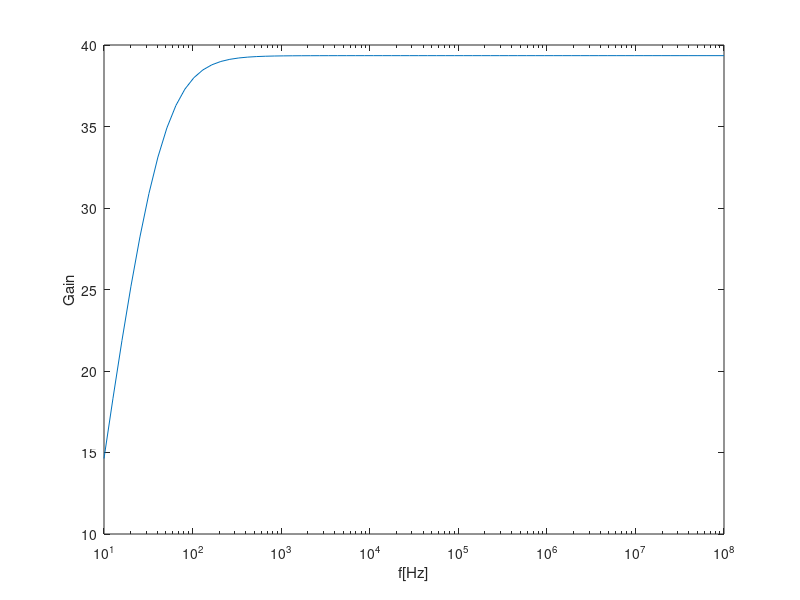

Write the MATLAB code that produced this figure.
%gain stage

VT=25e-3;
BFN=178.7;
VAFN=69.7;
RE1=100;
RC1=400;
RB1=74500;
RB2=20000;
VBEON=0.7;
VCC=12;
RS=100;

RB=1/(1/RB1+1/RB2)
VEQ=RB2/(RB1+RB2)*VCC
IB1=(VEQ-VBEON)/(RB+(1+BFN)*RE1)
IC1=BFN*IB1
IE1=(1+BFN)*IB1
VE1=RE1*IE1
VO1=VCC-RC1*IC1
VCE=VO1-VE1


gm1=IC1/VT
rpi1=BFN/gm1
ro1=VAFN/IC1

RSB=RB*RS/(RB+RS)

AV1 = RSB/RS * RC1*(RE1-gm1*rpi1*ro1)/((ro1+RC1+RE1)*(RSB+rpi1+RE1)+gm1*RE1*ro1*rpi1 - RE1^2)
AVI_DB = 20*log10(abs(AV1))
AV1simple = RB/(RB+RS) * gm1*RC1/(1+gm1*RE1)
AVIsimple_DB = 20*log10(abs(AV1simple))

RE1=0
AV1 = RSB/RS * RC1*(RE1-gm1*rpi1*ro1)/((ro1+RC1+RE1)*(RSB+rpi1+RE1)+gm1*RE1*ro1*rpi1 - RE1^2)
AVI_DB = 20*log10(abs(AV1))
AV1simple =  - RSB/RS * gm1*RC1/(1+gm1*RE1)
AVIsimple_DB = 20*log10(abs(AV1simple))

RE1=100
ZI1 = 1/(1/RB+1/(((ro1+RC1+RE1)*(rpi1+RE1)+gm1*RE1*ro1*rpi1 - RE1^2)/(ro1+RC1+RE1)))
ZX = ro1*((RSB+rpi1)*RE1/(RSB+rpi1+RE1))/(1/(1/ro1+1/(rpi1+RSB)+1/RE1+gm1*rpi1/(rpi1+RSB)))
ZX = ro1*(   1/RE1+1/(rpi1+RSB)+1/ro1+gm1*rpi1/(rpi1+RSB)  )/(   1/RE1+1/(rpi1+RSB) )
ZO1 = 1/(1/ZX+1/RC1)

RE1=0
ZI1 = 1/(1/RB+1/(((ro1+RC1+RE1)*(rpi1+RE1)+gm1*RE1*ro1*rpi1 - RE1^2)/(ro1+RC1+RE1)))
ZO1 = 1/(1/ro1+1/RC1)

%ouput stage
BFP = 227.3;
VAFP = 37.2;
RE2 = 40;
VEBON = 0.7;
VI2 = VO1
IE2 = (VCC-VEBON-VI2)/RE2
IC2 =( BFP/(BFP+1))*IE2
VO2 = VCC - RE2*IE2

gm2 = IC2/VT
go2 = IC2/VAFP
gpi2 = gm2/BFP
ge2 = 1/RE2

AV2 = gm2/(gm2+gpi2+go2+ge2)
ZI2 = (gm2+gpi2+go2+ge2)/gpi2/(gpi2+go2+ge2)
ZO2 = 1/(gm2+gpi2+go2+ge2)


%total
gB = 1/((1/gpi2)+ZO1)
AV = (gB+gm2/gpi2*gB)/(gB+ge2+go2+gm2/gpi2*gB)*AV1
AV_DB = 20*log10(abs(AV))
ZI=ZI1
ZO=1/(go2+gm2/gpi2*gB+ge2+gB)



%function log
function gain = funcf(f)
  RE1= 100;
  PI =  pi;
  vi= 1e-2;
  ZS= 100;
  Zi=1/(j*(1e-3)*2*PI*f);
  ZB=  15767.19577;
  Zpi1= 458.46;
  ZE1= 100;
  Zb=1/(j*(1e-3)*2*PI*f);
  Zo1= 7152.8;
  ZC=  400;
  Zpi2= 1/0.014007;
  ZE2= 40;
  Zo2=  1/0.0021396;
  Zo= 1/(j*(0.5e-3)*2*PI*f);
  gm1= 0.38978;
  gm2= 3.1838;




  ZE1b=1/((1/ZE1)+(1/Zb));
  ZE2o2=1/((1/ZE2)+(1/Zo2));

  GI=1/Zi;
  GS= 1/ZS;
  GB= 1/ZB;
  Gpi1= 1/Zpi1;
  GE1b=1/ZE1b;
  Go1= 1/Zo1;
  Gc= 1/ZC;
  Gpi2= 1/Zpi2;
  GE2o2= 1/ZE2o2;
  Go=1/Zo;
  G8= 1/8;


  A1 = [1, 0, 0, 0, 0, 0,0];
  A2 = [0, GI+GB+Gpi1, -Gpi1, 0,0 , 0,-GI];
  A3 = [0,gm1+Gpi1 ,-gm1-Gpi1-GE1b-Go1 , Go1, 0, 0,0];
  A4 = [0, gm1, -gm1-Go1, Go1+Gc+Gpi2,-Gpi2 , 0,0];
  A5 = [0, 0, 0,Gpi2+gm2 ,-Gpi2-gm2-GE2o2-Go , Go,0];
  A6 = [0 , 0, 0, 0, Go,-Go-G8,0 ];
  A7 = [ -GS, -GI, 0, 0,0 , 0, GS+GI];

  A=[A1; A2; A3; A4; A5; A6; A7];
  b = [vi; 0; 0; 0; 0; 0; 0];

  v=A\b;

  gain=20*log10(abs(v(6))/vi);
  %gain=abs(v(6));
endfunction

function [y] = func(x)
  for i = 1:70
    y(i)=funcf(x(i));
  end
endfunction




F=logspace(1, 8, 70);
f3 = figure ();
semilogx(F,func(F))
%fplot (funcf(F), 'r');
xlabel ('f[Hz]');
ylabel ('Gain');
print (f3, 'gain.eps', '-depsc');
